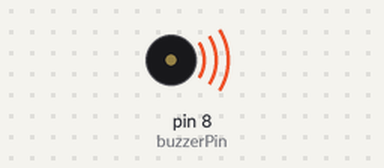
Simulated run of this sketch. Board: Arduino Uno, built with avr-gcc and run on an emulated ATmega328P. Shown: buzzer (waves = sounding).

Above: at 4.25 s.
At 35.6 s:
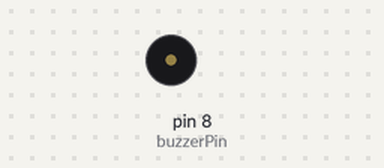
Timing chart, 0 to 44.0 s (numbered marks = the images above):
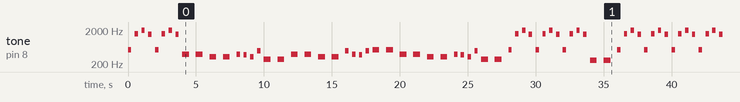

Measured:
- by itself, tone on pin 8 (buzzerPin): plays 523 Hz for 0.25 s, 1568 Hz for 0.25 s, 1976 Hz for 0.25 s, 1480 Hz for 0.25 s, 523 Hz for 0.25 s, 1568 Hz for 0.25 s … (68 notes in this stretch)

The sketch:

LAVENDERTOWN.ino
```cpp
// Define the pin for the piezo buzzer
const int buzzerPin = 8;
#include "pitches.h"


int melodyINTRO[] = {
  NOTE_C5, NOTE_G6, NOTE_B6, NOTE_FS6,
  NOTE_C5, NOTE_G6, NOTE_B6, NOTE_FS6,
};

// Durations of each note (4 = quarter note, 8 = eighth note, etc.)
int noteDurations1[] = {
  4, 4, 4, 4,
  4, 4, 4, 4,
};

int melody[] = {
  NOTE_G4, NOTE_G4,

  NOTE_E4, NOTE_E4,

  NOTE_G4, NOTE_FS4, NOTE_E4, NOTE_B4,

  NOTE_CS4, NOTE_CS4, //check 4

  NOTE_G4, NOTE_G4,

  NOTE_E4, NOTE_E4,

  NOTE_B4, NOTE_G4, NOTE_FS4, NOTE_B4,

  NOTE_C5, NOTE_C5,

  NOTE_G4, NOTE_G4,

  NOTE_E4, NOTE_E4,

  NOTE_G4, NOTE_FS4, NOTE_E4, NOTE_B4,

  NOTE_CS4, NOTE_CS4, //CHECK 12

  NOTE_C5, NOTE_G6, NOTE_B6, NOTE_FS6,

  NOTE_C5, NOTE_G6, NOTE_B6, NOTE_FS6,

  NOTE_C5, NOTE_G6, NOTE_B6, NOTE_FS6,

  NOTE_C4, NOTE_C4,

  NOTE_C5, NOTE_G6, NOTE_B6, NOTE_FS6,

  NOTE_C5, NOTE_G6, NOTE_B6, NOTE_FS6,

  NOTE_C5, NOTE_G6, NOTE_B6, NOTE_FS6,

  NOTE_C5, NOTE_G6, NOTE_B6, NOTE_FS6,

  NOTE_G4, NOTE_G4, //20

  NOTE_E4, NOTE_E4,

  NOTE_G4, NOTE_FS4, NOTE_E4, NOTE_B4,

  NOTE_CS4, NOTE_CS4,

  NOTE_G4, NOTE_G4, //24

  NOTE_E4, NOTE_E4,

  NOTE_B4, NOTE_G4, NOTE_FS4, NOTE_B4,

  NOTE_C5, NOTE_C5,

  NOTE_C5, NOTE_G6, NOTE_B6, NOTE_FS6,

  NOTE_C5, NOTE_G6, NOTE_B6, NOTE_FS6,

  NOTE_C5, NOTE_G6, NOTE_B6, NOTE_FS6, //30

  NOTE_CS4, NOTE_CS4,

  NOTE_G4, NOTE_G4,

  NOTE_E4, NOTE_E4,

  NOTE_B4, NOTE_G4, NOTE_FS4, NOTE_B4, //35

  NOTE_C4, NOTE_C4,

  NOTE_C5, NOTE_G6, NOTE_B6, NOTE_FS6,

  NOTE_C5, NOTE_G6, NOTE_B6, NOTE_FS6,

  NOTE_C5, NOTE_G6, NOTE_B6, NOTE_FS6,

  NOTE_C5, NOTE_G6, NOTE_B6, NOTE_FS6,

};

// Durations of each note (4 = quarter note, 8 = eighth note, etc.)
int noteDurations[] = {
  2,2,

  2,2,

  4,4,4,4,

  2,2,   //CHECK 4

  2,2,

  2,2,

  4,4,4,4,

  2,2,

  2,2,

  2,2,

  4,4,4,4,

  2,2, //CHECK 12

  4,4,4,4,

  4,4,4,4,

  4,4,4,4,

  2, 2,

  4,4,4,4,

  4,4,4,4,

  4,4,4,4,

  4,4,4,4,

  2,2, //20

  2,2,

  4,4,4,4,

  2,2,

  2,2, //24

  2,2,

  4,4,4,4,

  2,2,

  4,4,4,4,

  4,4,4,4,

  4,4,4,4, //30

  2,2,

  2,2,

  2,2,

  4,4,4,4,

  2,2,

  4,4,4,4,

  4,4,4,4,

  4,4,4,4,

  4, 4, 4, 4,

};

void setup() {
  for (int i = 0; i < sizeof(melodyINTRO) / sizeof(melodyINTRO[0]); i++) {
    int noteDuration1 = 1000 / noteDurations1[i];
    tone(buzzerPin, melodyINTRO[i], noteDuration1); // Play the note
    delay(noteDuration1 * 2);                 // Pause between notes
    noTone(buzzerPin);
}
}

void loop() {
   for (int i = 0; i < sizeof(melody) / sizeof(melody[0]); i++) {
    int noteDuration = 1000 / noteDurations[i];
    tone(buzzerPin, melody[i], noteDuration); // Play the note
    delay(noteDuration * 2);                 // Pause between notes
    noTone(buzzerPin);
}
}
```

pitches.h
```cpp
#define NOTE_B0  31
#define NOTE_C1  33
#define NOTE_CS1 35
#define NOTE_D1  37
#define NOTE_DS1 39
#define NOTE_E1  41
#define NOTE_F1  44
#define NOTE_FS1 46
#define NOTE_G1  49
#define NOTE_GS1 52
#define NOTE_A1  55
#define NOTE_AS1 58
#define NOTE_B1  62
#define NOTE_C2  65
#define NOTE_CS2 69
#define NOTE_D2  73
#define NOTE_DS2 78
#define NOTE_E2  82
#define NOTE_F2  87
#define NOTE_FS2 93
#define NOTE_G2  98
#define NOTE_GS2 104
#define NOTE_A2  110
#define NOTE_AS2 117
#define NOTE_B2  123
#define NOTE_C3  131
#define NOTE_CS3 139
#define NOTE_D3  147
#define NOTE_DS3 156
#define NOTE_E3  165
#define NOTE_F3  175
#define NOTE_FS3 185
#define NOTE_G3  196
#define NOTE_GS3 208
#define NOTE_A3  220
#define NOTE_AS3 233
#define NOTE_B3  247
#define NOTE_C4  262
#define NOTE_CS4 277
#define NOTE_D4  294
#define NOTE_DS4 311
#define NOTE_E4  330
#define NOTE_F4  349
#define NOTE_FS4 370
#define NOTE_G4  392
#define NOTE_GS4 415
#define NOTE_A4  440
#define NOTE_AS4 466
#define NOTE_B4  494
#define NOTE_C5  523
#define NOTE_CS5 554
#define NOTE_D5  587
#define NOTE_DS5 622
#define NOTE_E5  659
#define NOTE_F5  698
#define NOTE_FS5 740
#define NOTE_G5  784
#define NOTE_GS5 831
#define NOTE_A5  880
#define NOTE_AS5 932
#define NOTE_B5  988
#define NOTE_C6  1047
#define NOTE_CS6 1109
#define NOTE_D6  1175
#define NOTE_DS6 1245
#define NOTE_E6  1319
#define NOTE_F6  1397
#define NOTE_FS6 1480
#define NOTE_G6  1568
#define NOTE_GS6 1661
#define NOTE_A6  1760
#define NOTE_AS6 1865
#define NOTE_B6  1976
#define NOTE_C7  2093
#define NOTE_CS7 2217
#define NOTE_D7  2349
#define NOTE_DS7 2489
#define NOTE_E7  2637
#define NOTE_F7  2794
#define NOTE_FS7 2960
#define NOTE_G7  3136
#define NOTE_GS7 3322
#define NOTE_A7  3520
#define NOTE_AS7 3729
#define NOTE_B7  3951
#define NOTE_C8  4186
#define NOTE_CS8 4435
#define NOTE_D8  4699
#define NOTE_DS8 4978
```
